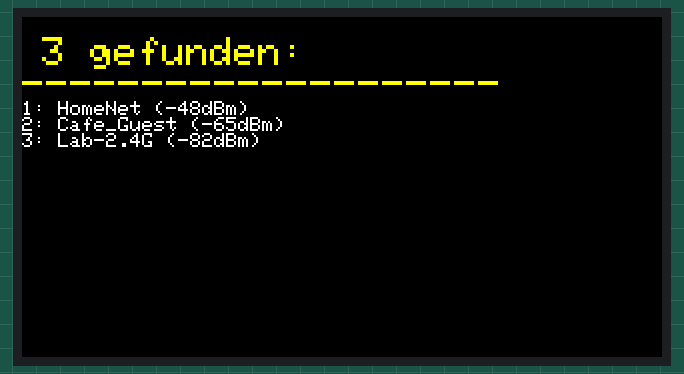
Recording of a sketch running on a simulated ESP32. Parts: 320×170 colour display. A WiFi scan finds three made-up networks.

Above: at 2.5 s.
At 32.6 s:
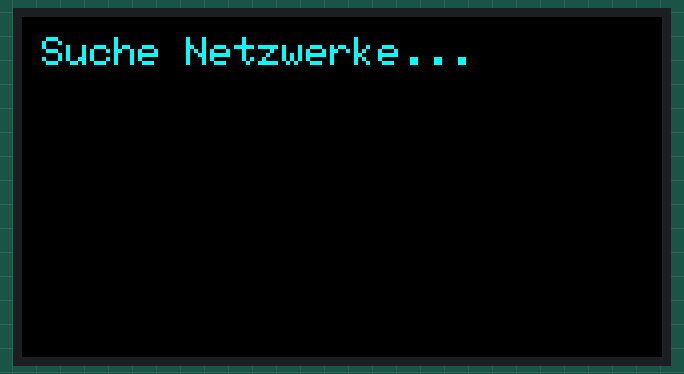
At 34.57 s:
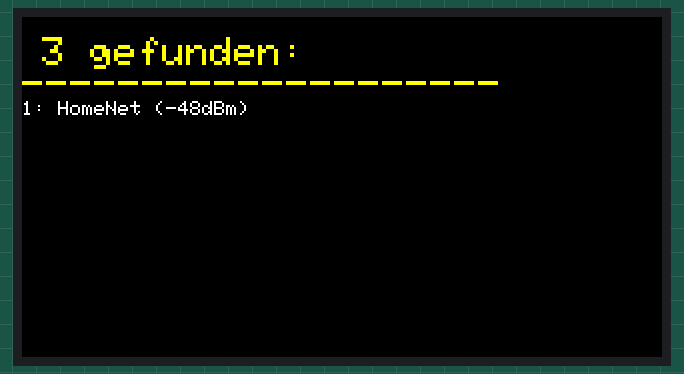

The sketch:

Show_Wifi_Networks.ino
```cpp
#include <Adafruit_GFX.h>
#include <Adafruit_ST7789.h>
#include "WiFi.h"

// Deine bewährte Pin-Belegung
#define LCD_CS   15
#define LCD_DC   2
#define LCD_RST  4
#define LCD_BLK  32

Adafruit_ST7789 lcd = Adafruit_ST7789(LCD_CS, LCD_DC, LCD_RST);

void setup() {
  Serial.begin(115200);

  // Hintergrundbeleuchtung an
  pinMode(LCD_BLK, OUTPUT);
  digitalWrite(LCD_BLK, HIGH);

  // Display-Start
  lcd.init(170, 320);
  lcd.setRotation(1);
  lcd.fillScreen(ST77XX_BLACK);

  // WiFi in den Station-Modus versetzen
  WiFi.mode(WIFI_STA);
  WiFi.disconnect();
  delay(100);

  scanAndShowWiFi();
}

void scanAndShowWiFi() {
  lcd.fillScreen(ST77XX_BLACK);
  lcd.setCursor(10, 10);
  lcd.setTextColor(ST77XX_CYAN);
  lcd.setTextSize(2);
  lcd.println("Suche Netzwerke...");

  // Scan starten
  int n = WiFi.scanNetworks();

  lcd.fillScreen(ST77XX_BLACK);
  lcd.setCursor(10, 10);

  if (n == 0) {
    lcd.println("Keine Netzwerke");
  } else {
    lcd.setTextColor(ST77XX_YELLOW);
    lcd.print(n);
    lcd.println(" gefunden:");
    lcd.println("--------------------");

    lcd.setTextSize(1); // Kleinerer Text, damit mehr drauf passt
    lcd.setTextColor(ST77XX_WHITE);

    // Die ersten 8 Netzwerke anzeigen (damit es auf den Screen passt)
    for (int i = 0; i < n && i < 8; ++i) {
      lcd.print(i + 1);
      lcd.print(": ");
      lcd.print(WiFi.SSID(i));
      lcd.print(" (");
      lcd.print(WiFi.RSSI(i)); // Signalstärke
      lcd.println("dBm)");
      delay(10);
    }
  }
}

void loop() {
  // Alle 30 Sekunden neu scannen
  delay(30000);
  scanAndShowWiFi();
}
```

Measured:
- what the display in image 0 shows lasts 30.1 s, from 2.4 s to 32.5 s
- what the display in image 1 shows lasts 2.1 s, from 32.5 s to 34.6 s
